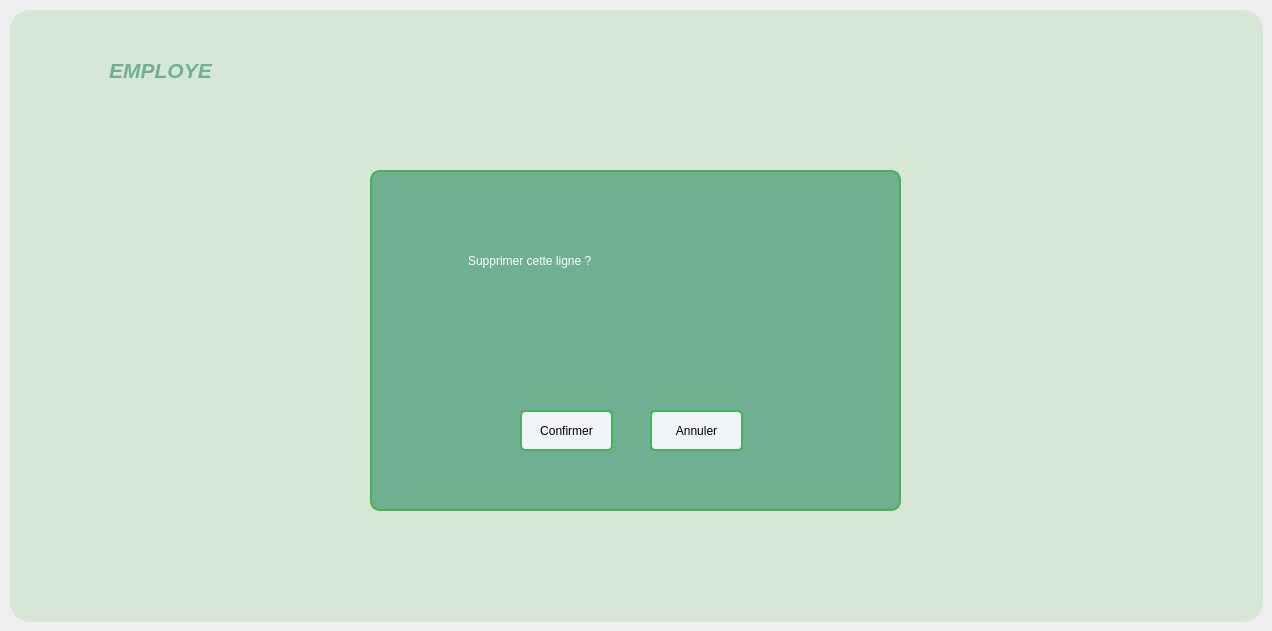
      <widget class="QWidget" name="tab_18">
       <attribute name="title">
        <string>supprimer</string>
       </attribute>
       <widget class="QFrame" name="frame_11">
        <property name="geometry">
         <rect>
          <x>430</x>
          <y>110</y>
          <width>421</width>
          <height>471</height>
         </rect>
        </property>
        <property name="styleSheet">
         <string notr="true">*{
    background-color: #f0f4f8;  /* Couleur de fond gris clair */
    font-family: Arial, sans-serif;  /* Police moderne et lisible */
}

/* Style pour les QFrame avec couleur vert pistache */
QFrame {
 background-color: #6FAF92;   /* Fond vert pistache */
    border: 2px solid #4CAF50;   /* Bordure vert émeraude */
    border-radius: 10px;         /* Coins arrondis */
    padding: 15px;        
}
QLabel {
    border: none;
}
</string>
        </property>
        <property name="frameShape">
         <enum>QFrame::StyledPanel</enum>
        </property>
        <property name="frameShadow">
         <enum>QFrame::Raised</enum>
        </property>
        <widget class="QLineEdit" name="lineEdit_71">
         <property name="geometry">
          <rect>
           <x>250</x>
           <y>40</y>
           <width>113</width>
           <height>26</height>
          </rect>
         </property>
         <property name="styleSheet">
          <string notr="true">* {
    background-color: #FFFFF;   /* Fond vert pistache */
    border:  2px solid #4CAF50;   /* Bordure bleu clair */
    border-radius: 5px;         /* Coins arrondis */
    padding: 15px;               /* Espacement interne */
}</string>
         </property>
        </widget>
        <widget class="QLineEdit" name="lineEdit_72">
         <property name="geometry">
          <rect>
           <x>250</x>
           <y>100</y>
           <width>113</width>
           <height>26</height>
          </rect>
         </property>
         <property name="styleSheet">
          <string notr="true">* {
    background-color: #FFFFF;   /* Fond vert pistache */
    border: 2px solid #4CAF50;   /* Bordure bleu clair */
    border-radius: 5px;         /* Coins arrondis */
    padding: 15px;               /* Espacement interne */
}</string>
         </property>
        </widget>
        <widget class="QLineEdit" name="lineEdit_73">
         <property name="geometry">
          <rect>
           <x>250</x>
           <y>200</y>
           <width>113</width>
           <height>26</height>
          </rect>
         </property>
         <property name="styleSheet">
          <string notr="true">* {
    background-color: #FFFFF;   /* Fond vert pistache */
    border: 2px solid #4CAF50;   /* Bordure bleu clair */
    border-radius: 5px;         /* Coins arrondis */
    padding: 15px;               /* Espacement interne */
}</string>
         </property>
        </widget>
        <widget class="QLineEdit" name="lineEdit_74">
         <property name="geometry">
          <rect>
           <x>250</x>
           <y>250</y>
           <width>113</width>
           <height>26</height>
          </rect>
         </property>
         <property name="styleSheet">
          <string notr="true">* {
    background-color: #FFFFF;   /* Fond vert pistache */
    border:  2px solid #4CAF50;   /* Bordure bleu clair */
    border-radius: 5px;         /* Coins arrondis */
    padding: 15px;               /* Espacement interne */
}</string>
         </property>
        </widget>
        <widget class="QLineEdit" name="lineEdit_75">
         <property name="geometry">
          <rect>
           <x>250</x>
           <y>150</y>
           <width>113</width>
           <height>26</height>
          </rect>
         </property>
         <property name="styleSheet">
          <string notr="true">* {
    background-color: #FFFFF;   /* Fond vert pistache */
    border:  2px solid #4CAF50;   /* Bordure bleu clair */
    border-radius: 5px;         /* Coins arrondis */
    padding: 15px;               /* Espacement interne */
}</string>
         </property>
        </widget>
        <widget class="QLineEdit" name="lineEdit_76">
         <property name="geometry">
          <rect>
           <x>250</x>
           <y>300</y>
           <width>113</width>
           <height>26</height>
          </rect>
         </property>
         <property name="styleSheet">
          <string notr="true">* {
    background-color: #FFFFF;   /* Fond vert pistache */
    border:  2px solid #4CAF50;   /* Bordure bleu clair */
    border-radius: 5px;         /* Coins arrondis */
    padding: 15px;               /* Espacement interne */
}</string>
         </property>
        </widget>
        <widget class="QLineEdit" name="lineEdit_77">
         <property name="geometry">
          <rect>
           <x>250</x>
           <y>360</y>
           <width>113</width>
           <height>26</height>
          </rect>
         </property>
         <property name="styleSheet">
          <string notr="true">* {
    background-color: #FFFFF;   /* Fond vert pistache */
    border: 2px solid #4CAF50;   /* Bordure bleu clair */
    border-radius: 5px;         /* Coins arrondis */
    padding: 15px;               /* Espacement interne */
}</string>
         </property>
        </widget>
        <widget class="QLabel" name="label_90">
         <property name="geometry">
          <rect>
           <x>60</x>
           <y>29</y>
           <width>91</width>
           <height>41</height>
          </rect>
         </property>
         <property name="styleSheet">
          <string notr="true">* {
    color: white;
}
</string>
         </property>
         <property name="text">
          <string>Nom</string>
         </property>
        </widget>
        <widget class="QLabel" name="label_91">
         <property name="geometry">
          <rect>
           <x>60</x>
           <y>80</y>
           <width>101</width>
           <height>51</height>
          </rect>
         </property>
         <property name="styleSheet">
          <string notr="true">* {
    color: white;
}
</string>
         </property>
         <property name="text">
          <string>Vignette</string>
         </property>
        </widget>
        <widget class="QLabel" name="label_92">
         <property name="geometry">
          <rect>
           <x>60</x>
           <y>130</y>
           <width>131</width>
           <height>61</height>
          </rect>
         </property>
         <property name="styleSheet">
          <string notr="true">* {
    color: white;
}
</string>
         </property>
         <property name="text">
          <string>Famille</string>
         </property>
        </widget>
        <widget class="QLabel" name="label_93">
         <property name="geometry">
          <rect>
           <x>60</x>
           <y>190</y>
           <width>141</width>
           <height>51</height>
          </rect>
         </property>
         <property name="styleSheet">
          <string notr="true">* {
    color: white;
}
</string>
         </property>
         <property name="text">
          <string>Date_fabrication</string>
         </property>
        </widget>
        <widget class="QLabel" name="label_94">
         <property name="geometry">
          <rect>
           <x>60</x>
           <y>240</y>
           <width>191</width>
           <height>51</height>
          </rect>
         </property>
         <property name="styleSheet">
          <string notr="true">* {
    color: white;
}
</string>
         </property>
         <property name="text">
          <string>Date_expiration</string>
         </property>
        </widget>
        <widget class="QLabel" name="label_95">
         <property name="geometry">
          <rect>
           <x>60</x>
           <y>290</y>
           <width>121</width>
           <height>51</height>
          </rect>
         </property>
         <property name="styleSheet">
          <string notr="true">* {
    color: white;
}
</string>
         </property>
         <property name="text">
          <string>Dosage</string>
         </property>
        </widget>
        <widget class="QLabel" name="label_96">
         <property name="geometry">
          <rect>
           <x>60</x>
           <y>340</y>
           <width>131</width>
           <height>51</height>
          </rect>
         </property>
         <property name="styleSheet">
          <string notr="true">* {
    color: white;
}
</string>
         </property>
         <property name="text">
          <string>Seuil_Min</string>
         </property>
        </widget>
        <widget class="QPushButton" name="pb_select_28">
         <property name="geometry">
          <rect>
           <x>380</x>
           <y>10</y>
           <width>31</width>
           <height>31</height>
          </rect>
         </property>
         <property name="styleSheet">
          <string notr="true">*{
    background-color: #6FAF92;  /* Medium green button */
    border: 1px solid #388E3C;  /* Darker green border */
    border-radius: 5px;
    color: #FFFFFF;             /* White text for contrast */
    padding: 5px;
}

*:hover {
    background-color: #81C784;  /* Lighter green on hover */
}</string>
         </property>
         <property name="text">
          <string/>
         </property>
         <property name="icon">
          <iconset>
           <normaloff>../../x.png</normaloff>../../x.png</iconset>
         </property>
         <property name="iconSize">
          <size>
           <width>16</width>
           <height>30</height>
          </size>
         </property>
        </widget>
        <widget class="QPushButton" name="pb_select_29">
         <property name="geometry">
          <rect>
           <x>10</x>
           <y>10</y>
           <width>31</width>
           <height>31</height>
          </rect>
         </property>
         <property name="styleSheet">
          <string notr="true">*{
    background-color: #6FAF92;  /* Medium green button */
    border: 1px solid #388E3C;  /* Darker green border */
    border-radius: 5px;
    color: #FFFFFF;             /* White text for contrast */
    padding: 5px;
}

*:hover {
    background-color: #81C784;  /* Lighter green on hover */
}</string>
         </property>
         <property name="text">
          <string/>
         </property>
         <property name="icon">
          <iconset>
           <normaloff>../../en-arriere.png</normaloff>../../en-arriere.png</iconset>
         </property>
         <property name="iconSize">
          <size>
           <width>22</width>
           <height>30</height>
          </size>
         </property>
        </widget>
        <widget class="QPushButton" name="pushButton_19">
         <property name="geometry">
          <rect>
           <x>170</x>
           <y>420</y>
           <width>81</width>
           <height>41</height>
          </rect>
         </property>
         <property name="styleSheet">
          <string notr="true">* {
	font: 700 7pt &quot;Segoe UI&quot;;
    background-color: #FFFFF;   /* Fond vert pistache */
    border: 2px solid #4CAF50;   /* Bordure bleu clair */
    border-radius: 5px;         /* Coins arrondis */
    padding: 10px;               /* Espacement interne */
}
*:hover {
    background-color: #81C784;  /* Lighter green on hover */
}</string>
         </property>
         <property name="text">
          <string>Supprimer</string>
         </property>
        </widget>
       </widget>
       <widget class="QGroupBox" name="groupBox_18">
        <property name="geometry">
         <rect>
          <x>10</x>
          <y>10</y>
          <width>1253</width>
          <height>612</height>
         </rect>
        </property>
        <property name="styleSheet">
         <string notr="true">background-color:#D6E7D5;

border-radius : 20px;</string>
        </property>
        <property name="title">
         <string/>
        </property>
        <widget class="QLabel" name="label_89">
         <property name="geometry">
          <rect>
           <x>50</x>
           <y>30</y>
           <width>201</width>
           <height>61</height>
          </rect>
         </property>
         <property name="styleSheet">
          <string notr="true">*{
    color: #6FAF92;
    font-size: 16px; /* Taille du texte (ajustable) */
    font-weight: normal; /* Style du texte */
}</string>
         </property>
         <property name="text">
          <string>&lt;html&gt;&lt;head/&gt;&lt;body&gt;&lt;p align=&quot;center&quot;&gt;&lt;span style=&quot; font-size:16pt; font-weight:700; font-style:italic;&quot;&gt;EMPLOYE&lt;/span&gt;&lt;/p&gt;&lt;/body&gt;&lt;/html&gt;</string>
         </property>
        </widget>
        <widget class="QFrame" name="frame_14">
         <property name="geometry">
          <rect>
           <x>360</x>
           <y>160</y>
           <width>531</width>
           <height>341</height>
          </rect>
         </property>
         <property name="styleSheet">
          <string notr="true">*{
    background-color: #f0f4f8;  /* Couleur de fond gris clair */
    font-family: Arial, sans-serif;  /* Police moderne et lisible */
}

/* Style pour les QFrame avec couleur vert pistache */
QFrame {
 background-color: #6FAF92;   /* Fond vert pistache */
    border: 2px solid #4CAF50;   /* Bordure vert émeraude */
    border-radius: 10px;         /* Coins arrondis */
    padding: 15px;        
}
QLabel {
    border: none;
}
</string>
         </property>
         <property name="frameShape">
          <enum>QFrame::StyledPanel</enum>
         </property>
         <property name="frameShadow">
          <enum>QFrame::Raised</enum>
         </property>
         <widget class="QLabel" name="label_114">
          <property name="geometry">
           <rect>
            <x>80</x>
            <y>40</y>
            <width>391</width>
            <height>101</height>
           </rect>
          </property>
          <property name="styleSheet">
           <string notr="true">color: rgb(255, 255, 255);
font: 18pt &quot;Segoe UI&quot;;
</string>
          </property>
          <property name="text">
           <string>Supprimer cette ligne ?</string>
          </property>
         </widget>
         <widget class="QPushButton" name="pushButton_22">
          <property name="geometry">
           <rect>
            <x>150</x>
            <y>240</y>
            <width>93</width>
            <height>41</height>
           </rect>
          </property>
          <property name="styleSheet">
           <string notr="true">* {
	font: 700 7pt &quot;Segoe UI&quot;;
    background-color: #FFFFF;   /* Fond vert pistache */
    border: 2px solid #4CAF50;   /* Bordure bleu clair */
    border-radius: 5px;         /* Coins arrondis */
    padding: 10px;               /* Espacement interne */
 color: black; 
}
*:hover {
    background-color: #81C784;  /* Lighter green on hover */
}</string>
          </property>
          <property name="text">
           <string>Confirmer</string>
          </property>
         </widget>
         <widget class="QPushButton" name="pushButton_23">
          <property name="geometry">
           <rect>
            <x>280</x>
            <y>240</y>
            <width>93</width>
            <height>41</height>
           </rect>
          </property>
          <property name="styleSheet">
           <string notr="true">* {
	font: 700 7pt &quot;Segoe UI&quot;;
    background-color: #FFFFF;   /* Fond vert pistache */
    border: 2px solid #4CAF50;   /* Bordure bleu clair */
    border-radius: 5px;         /* Coins arrondis */
    padding: 10px;               /* Espacement interne */
 color: black; 
}
*:hover {
    background-color: #81C784;  /* Lighter green on hover */
}</string>
          </property>
          <property name="text">
           <string>Annuler</string>
          </property>
         </widget>
        </widget>
       </widget>
      </widget>
